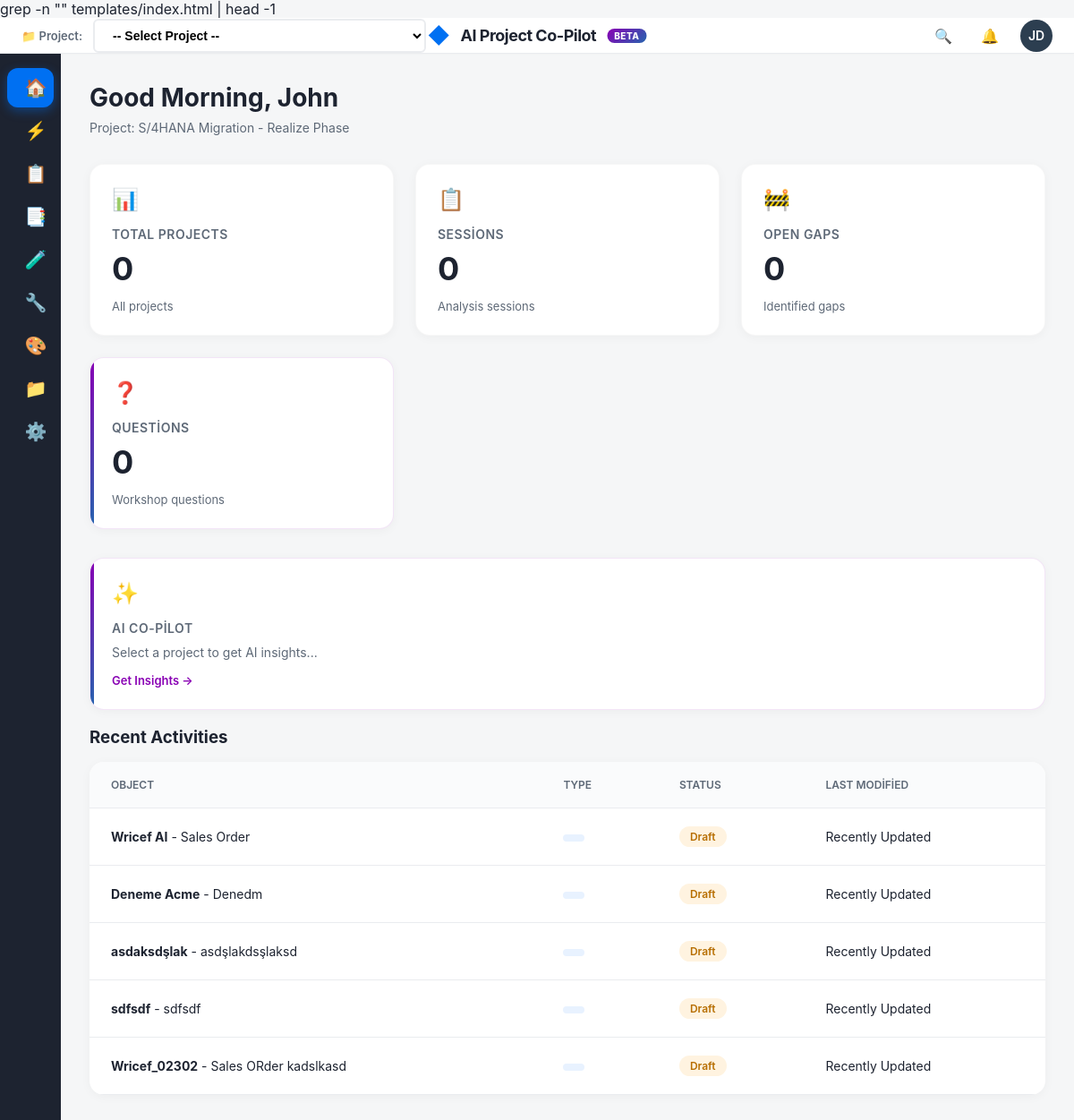
Before: / with the older database file.
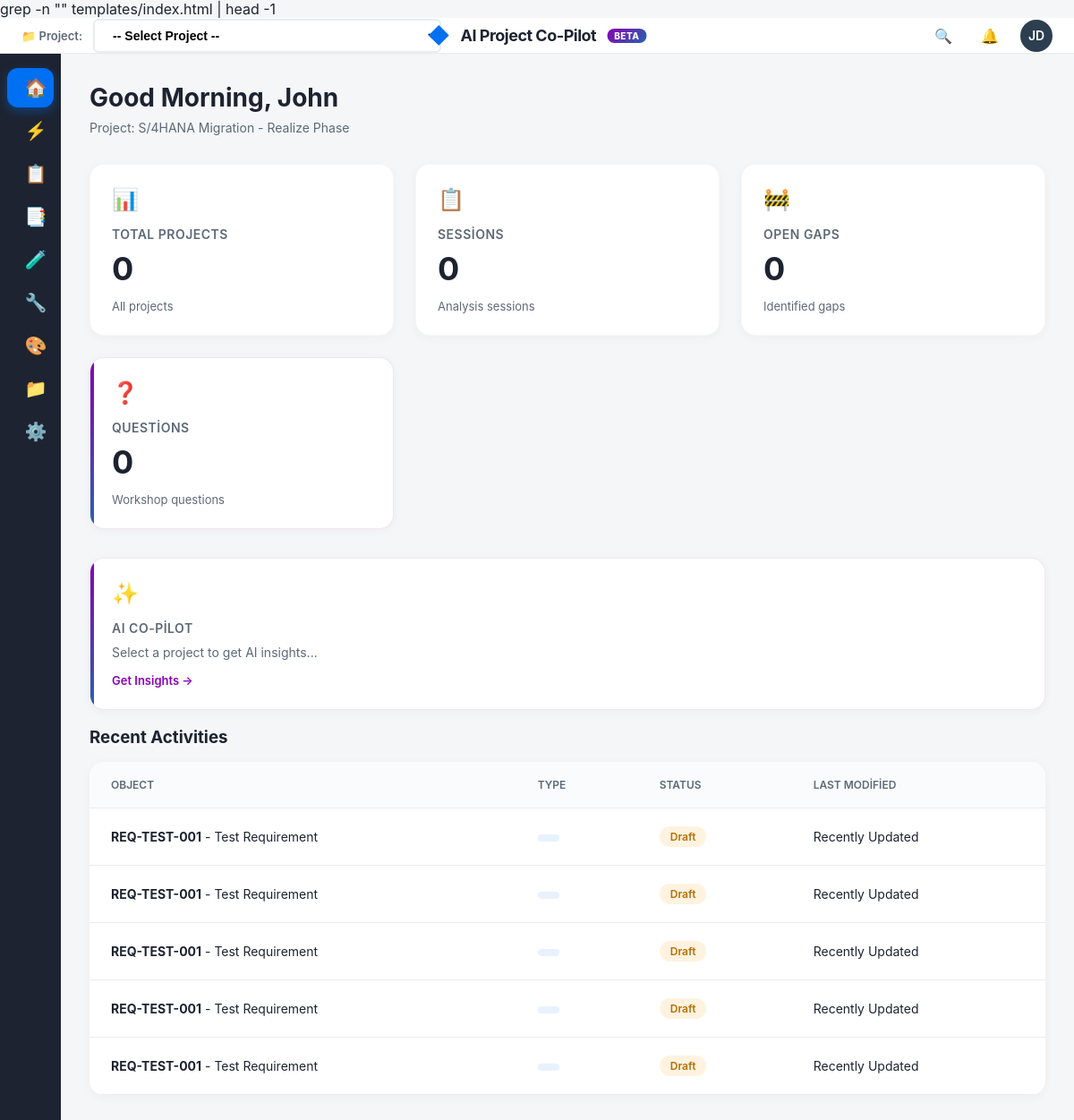
After: the same page with the newer database file.
### tables this page shows
CREATE TABLE requirements (
            id INTEGER PRIMARY KEY AUTOINCREMENT,
            code TEXT NOT NULL,          -- Örn: FS_MM_041
            title TEXT NOT NULL,         -- Örn: PO Approval Workflow
            module TEXT,                 -- Örn: MM, SD, FI
            complexity TEXT,             -- Low, Medium, High
            status TEXT DEFAULT 'Draft', -- Draft, Ready, In Progress
            ai_status TEXT DEFAULT 'None', -- None, Draft, Full
            summary TEXT,                -- AI tarafından üretilen özet
            tech_spec TEXT,              -- AI tarafından üretilen teknik detay
            effort_days INTEGER          -- Tahmini efor
        , project_id INTEGER);

### app.py (the view)
@app.route('/')
def index():
    try:
        with db_conn() as conn:
            requirements = conn.execute('SELECT id, project_id, code, title, status FROM requirements').fetchall()
            recent_activities = conn.execute(
                'SELECT id, project_id, code, title, status FROM requirements ORDER BY id DESC LIMIT 5'
            ).fetchall()
        return render_template('index.html', requirements=requirements, recent_activities=recent_activities)
    except Exception as e:
        logger.exception('Failed to render index')
        return "Veritabanı hatası oluştu.", 500

### app.py (called while the page is built)
@contextmanager
def db_conn():
    conn = get_db_connection()
    try:
        yield conn
    finally:
        try:
            conn.close()
        except Exception:
            pass

### templates/index.html (shortened to what the changed rows need)
<!DOCTYPE html>
<html lang="tr">
<head>
grep -n "</head>" templates/index.html | head -1
</head>
<body>
    <div class="main-layout">
        <main class="content">
            <div id="view-dashboard" class="view active">
                <div class="page-header">
                    <h1 class="page-title">Good Morning, John</h1>
                </div>
                <div class="smart-table-container">
                    <table class="smart-table">
                        <thead>
                            <tr>
                                <th>Object</th>
                                <th>Type</th>
                                <th>Status</th>
                                <th>Last Modified</th>
                            </tr>
                        </thead>
                        <tbody>
    {% if recent_activities %}
        {% for activity in recent_activities %}
        <tr onclick="loadRequirementDetails({{ activity['id'] }})">
            <td><b>{{ activity['code'] }}</b> - {{ activity['title'] }}</td>
            <td>
                {% if activity['module'] == 'MM' %}
                    <span class="pill blue">MM</span>
                {% elif activity['module'] == 'SD' %}
                    <span class="pill blue">SD</span>
                {% elif activity['module'] == 'FI' %}
                    <span class="pill blue">FI</span>
                {% else %}
                    <span class="pill blue">{{ activity['module'] }}</span>
                {% endif %}
            </td>
            <td>
                {% if activity['status'] == 'Draft' %}
                    <span class="pill orange">Draft</span>
                {% elif activity['status'] == 'In Progress' %}
                    <span class="pill orange">In Progress</span>
                {% elif activity['status'] == 'Ready' or activity['status'] == 'Approved' %}
                    <span class="pill green">{{ activity['status'] }}</span>
                {% else %}
                    <span class="pill blue">{{ activity['status'] }}</span>
                {% endif %}
            </td>
            <td>Recently Updated</td>
        </tr>
        {% endfor %}
    {% else %}
        <tr>
            <td colspan="4" style="text-align: center; color: #999;">No recent activities</td>
        </tr>
    {% endif %}
</tbody>
                    </table>
                </div>
            </div>
        </main>
    </div>
</body>
</html>
</body>
</html>

Changed rows visible on the page:
no longer on this page (row unchanged): requirements: code "Wricef AI", title "Sales Order", status "Draft"
no longer on this page (row unchanged): requirements: code "Deneme Acme", title "Denedm", status "Draft"
no longer on this page (row unchanged): requirements: code "asdaksdşlak", title "asdşlakdsşlaksd", status "Draft"
no longer on this page (row unchanged): requirements: code "sdfsdf", title "sdfsdf", status "Draft"
no longer on this page (row unchanged): requirements: code "Wricef_02302", title "Sales ORder kadslkasd", status "Draft"
added requirements: code "REQ-TEST-001", title "Test Requirement", status "Draft"
added requirements: code "REQ-TEST-001", title "Test Requirement", status "Draft"
added requirements: code "REQ-TEST-001", title "Test Requirement", status "Draft"
added requirements: code "REQ-TEST-001", title "Test Requirement", status "Draft"
added requirements: code "REQ-TEST-001", title "Test Requirement", status "Draft"
